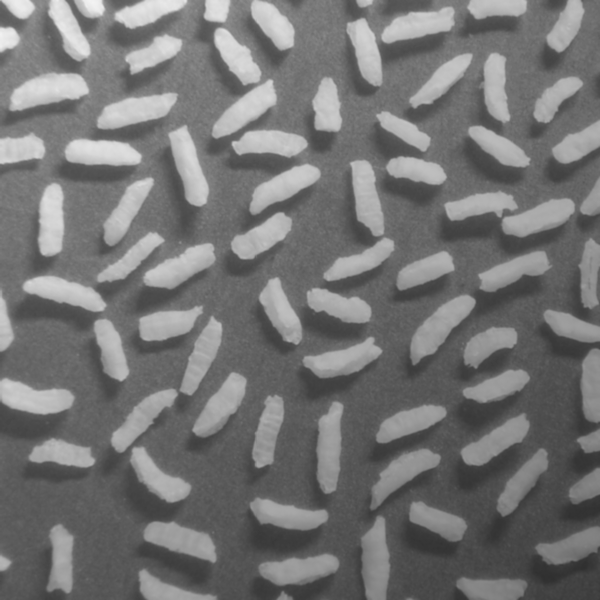
#> input picture CSE2721/Assignment/Figure3.tif, 600 x 600 px
$ jupyter execute 'Rice Segmentation.ipynb'   (shell and % lines are left out)
#> lines starting #> are read from the running program, lines starting #| are printed output that depends on the picture; after the words box and inside, x2 and y2 are one past the last pixel; in counts of white or black regions, pixels touching at a corner belong together
[cell 1]
import cv2
import numpy as np
from matplotlib import pyplot as plt

[cell 2]
plt.figure(figsize=(10, 10))
image_path = './Figure3.tif'

# Original Image
plt.subplot(2, 2, 1)
image = cv2.imread(image_path, cv2.IMREAD_GRAYSCALE)
#> image is the input picture: shape (600, 600); min 47, max 243, mean 116.4
plt.imshow(image, cmap=plt.cm.gray)
plt.axis("off")
plt.title('Original Image')

# Binary Tresholding
plt.subplot(2, 2, 2)
_, rice = cv2.threshold(image, 127, 255, cv2.THRESH_BINARY)
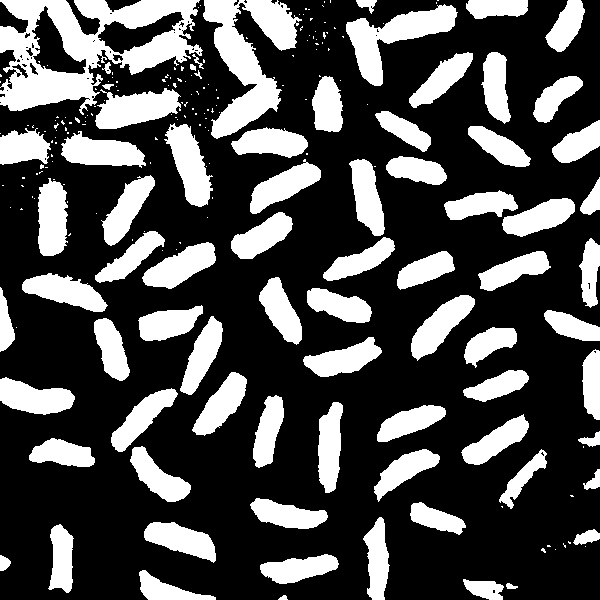
#> rice: shape (600, 600); 30.1% white; 221 white regions (145 under 20 px), largest, box (x1, y1, x2, y2) and area: (0, 0, 203, 115) 11208, (203, 0, 302, 139) 6178, (346, 4, 458, 86) 3412
plt.imshow(rice, cmap=plt.cm.gray)
plt.axis("off")
plt.title('Applying Binary Tresholding')

# Adaptive Tresholding (Gaussian)
plt.subplot(2, 2, 3)
rice = cv2.adaptiveThreshold(image, 255,cv2.ADAPTIVE_THRESH_GAUSSIAN_C, cv2.THRESH_BINARY, 15, 2)
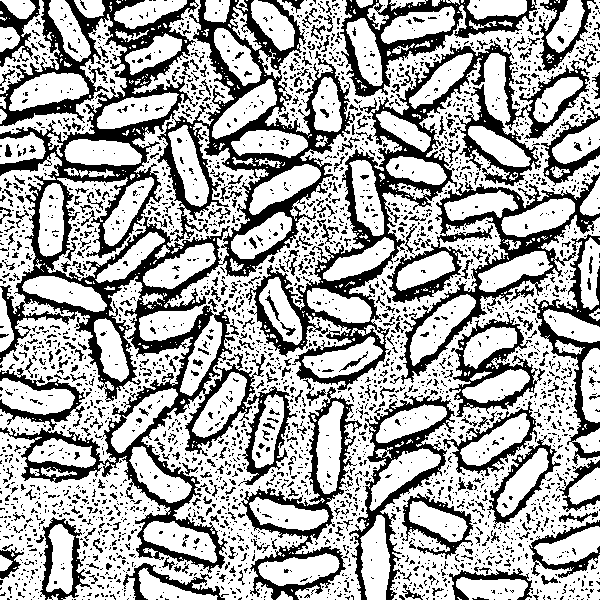
#> rice: shape (600, 600); 65.8% white; 3167 black regions (2825 under 20 px), largest, box (x1, y1, x2, y2) and area: (0, 0, 355, 573) 42126, (246, 41, 590, 390) 12921, (387, 172, 600, 384) 7738
plt.imshow(rice, cmap=plt.cm.gray)
plt.axis("off")
plt.title('Applying Mean Adaptive Tresholding')

# Adaptive Tresholding (Mean)
plt.subplot(2, 2, 4)
rice = cv2.adaptiveThreshold(image, 255,cv2.ADAPTIVE_THRESH_MEAN_C, cv2.THRESH_BINARY, 15, 2)
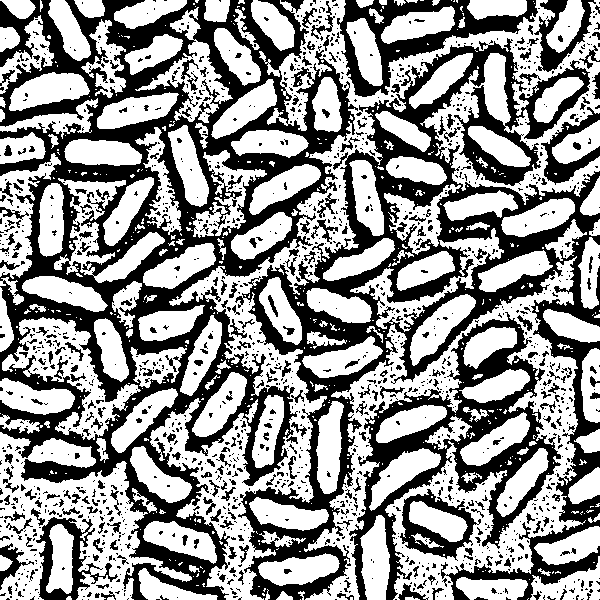
#> rice: shape (600, 600); 57.8% white; 1500 black regions (1234 under 20 px), largest, box (x1, y1, x2, y2) and area: (0, 0, 358, 600) 62238, (235, 38, 600, 600) 46167, (349, 312, 561, 600) 13572
plt.imshow(rice, cmap=plt.cm.gray)
plt.axis("off")
plt.title('Applying Gaussian Adaptive Tresholding')

plt.show()
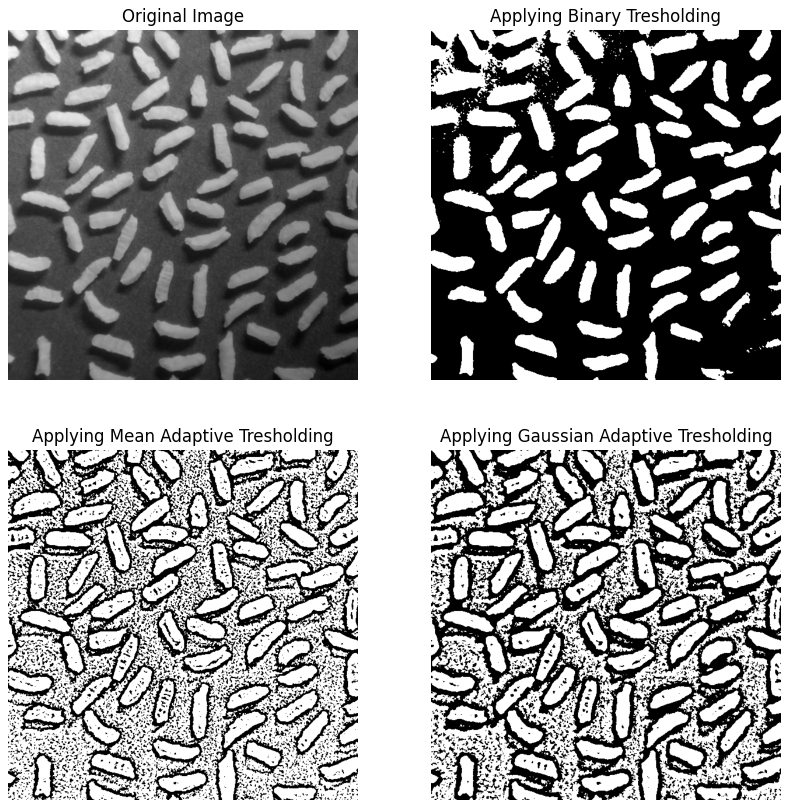
#> figure drawn by matplotlib, 4 panels

$ run again, with CSE2721/Assignment/Figure1.tif copied over CSE2721/Assignment/Figure3.tif
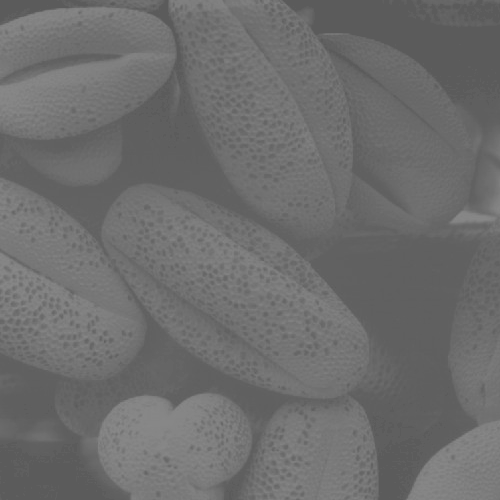
#> input picture CSE2721/Assignment/Figure1.tif, 500 x 500 px
#> image is the input picture: shape (500, 500); min 91, max 138, mean 109.1
#> `_, rice = cv2.threshold(image, 127, 255, cv2.THRESH_BINARY)`:
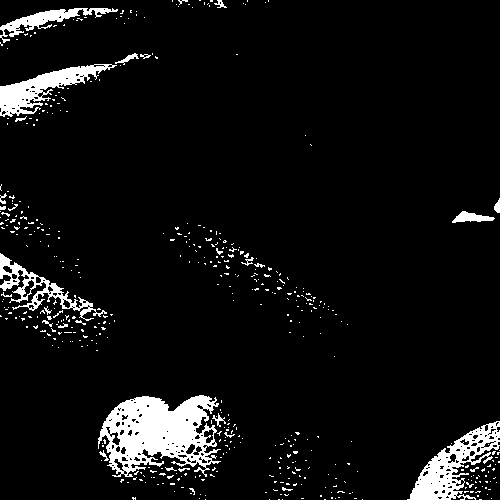
#> rice: shape (500, 500); 6.5% white; 489 white regions (459 under 20 px), largest, box (x1, y1, x2, y2) and area: (98, 395, 221, 477) 5994, (407, 421, 500, 500) 2736, (0, 64, 117, 117) 2134
#> `plt.show()`:
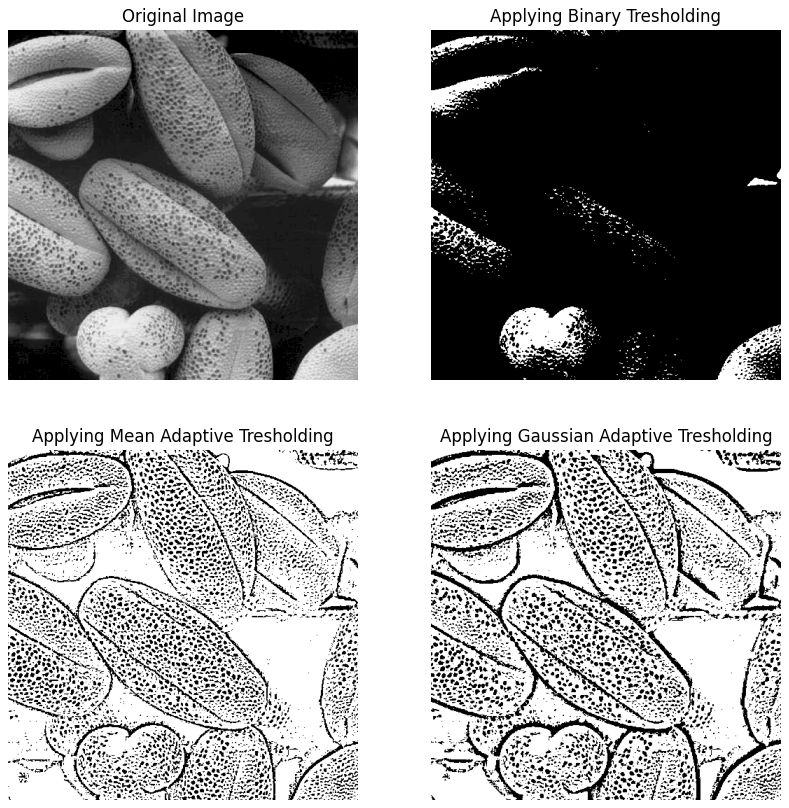
#> figure drawn by matplotlib, 4 panels

$ run again, with CSE2721/Assignment/Figure4.tif copied over CSE2721/Assignment/Figure3.tif
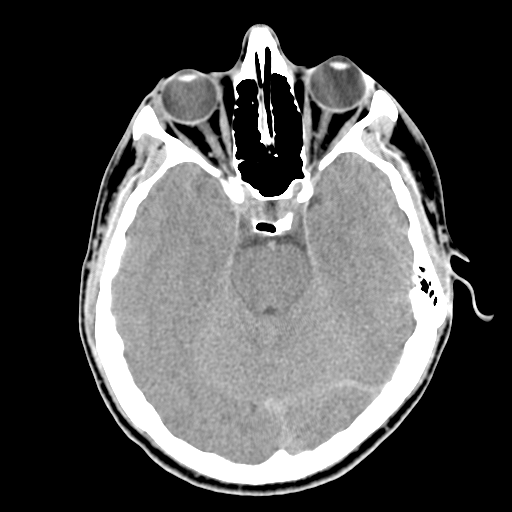
#> input picture CSE2721/Assignment/Figure4.tif, 512 x 512 px
#> image is the input picture: shape (512, 512); min 0, max 255, mean 80.4
#> `_, rice = cv2.threshold(image, 127, 255, cv2.THRESH_BINARY)`:
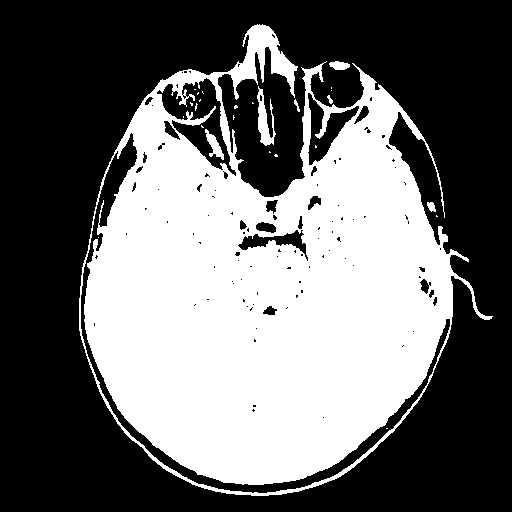
#> rice: shape (512, 512); 41.5% white; 26 white regions (19 under 20 px), largest, box (x1, y1, x2, y2) and area: (79, 24, 493, 496) 107666, (257, 86, 276, 146) 525, (205, 129, 224, 160) 238
#> `plt.show()`:
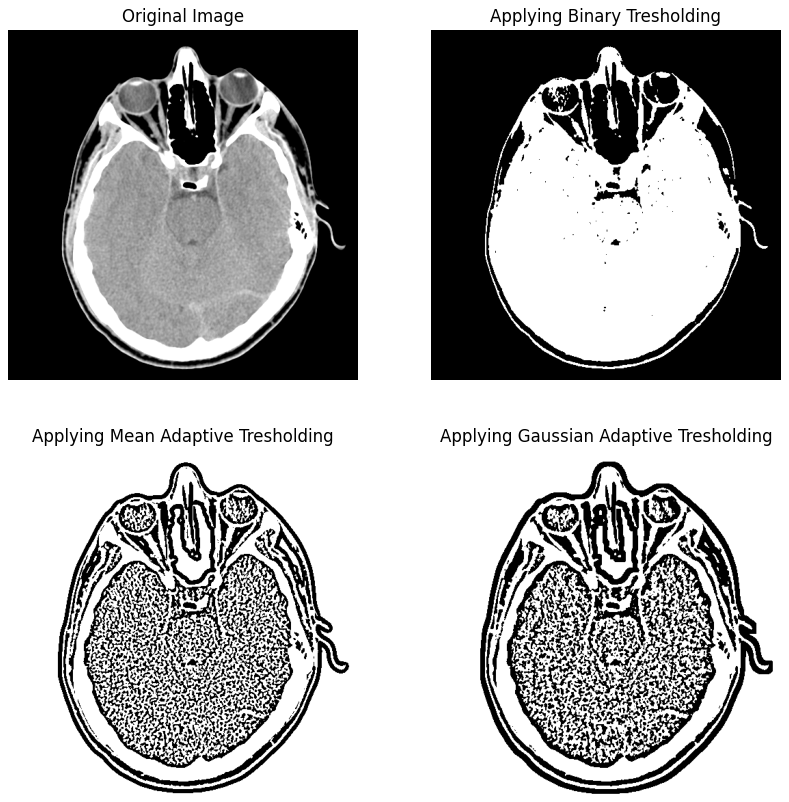
#> figure drawn by matplotlib, 4 panels
